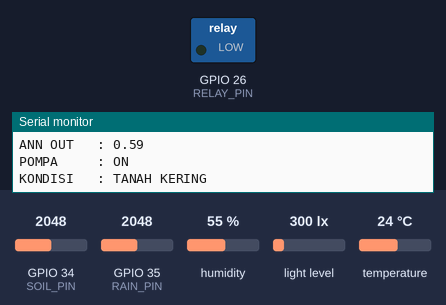
The sketch below on a simulated ESP32. On the bench: switched loads named in the sketch (green lamp = pin HIGH), the last lines printed to the serial monitor. Inputs (shaded band) come from the test bench; at power-on: GPIO 35 (RAIN_PIN) = 2048, GPIO 34 (SOIL_PIN) = 2048, humidity 55 %, light level 300 lx, temperature 24 °C. WiFi joins after 1.5 s; servers stay silent unless stated.

Above: at 2.7 s.
2.8 s: GPIO 35 (RAIN_PIN) set to 1941
At 5.2 s:
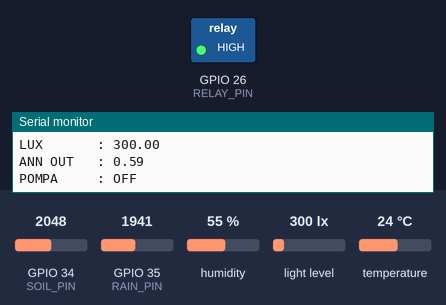
5.5 s: GPIO 35 (RAIN_PIN) set to 2040
At 7.2 s:
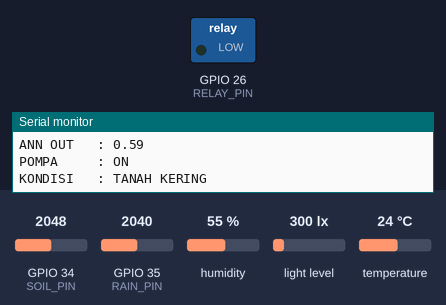
7.5 s: GPIO 35 (RAIN_PIN) set to 1960
At 8.4 s:
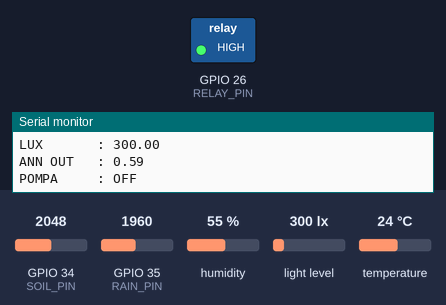
Timing chart, 0 to 10.5 s (numbered marks = the images above; inputs shaded):
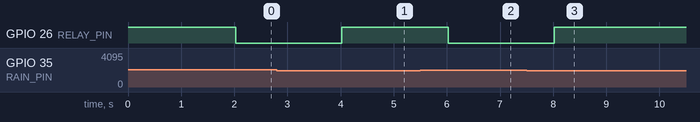

Measured:
- the behaviour switches between 2000 and 1999 on GPIO 35 (RAIN_PIN) (found by bisection; images 0 and 1)
- after the input at 2.8 s, GPIO 26 (RELAY_PIN): LOW → HIGH after 1.2 s
- after the input at 5.5 s, GPIO 26 (RELAY_PIN): HIGH → LOW after 0.53 s
- after the input at 7.5 s, GPIO 26 (RELAY_PIN): LOW → HIGH after 0.52 s

The sketch:

progres_yoga.ino
```cpp
#include <WiFi.h>
#include <ThingSpeak.h>
#include <BH1750.h>
#include <Wire.h>
#include <DHT.h>

// ================= WIFI =================
const char* ssid = "12345678";
const char* password = "00000000";

// ================= THINGSPEAK =================
unsigned long channelID = 3345267;
const char* writeAPIKey = "GDFD6ZN0V45T6WQR";

// ================= PIN =================
#define SOIL_PIN   34
#define RAIN_PIN   35
#define RELAY_PIN  26
#define DHT_PIN    4

// ================= SENSOR =================
#define DHTTYPE DHT22

DHT dht(DHT_PIN, DHTTYPE);
BH1750 lightMeter;

WiFiClient client;

// ================= VAR =================
int soilValue;
int rainValue;
int soilPercent;

float temp;
float hum;
float lux;

// ================= RELAY =================
bool relayState = false;

// ================= TIMER =================
unsigned long lastRead = 0;
unsigned long lastSend = 0;

// ================= BACA SOIL =================
int readSoil() {

  long total = 0;

  for (int i = 0; i < 10; i++) {

    total += analogRead(SOIL_PIN);

    delay(2);
  }

  return total / 10;
}

// ================= SIGMOID =================
float sigmoid(float x) {

  return 1.0 / (1.0 + exp(-x));
}

// ================= ANN =================
float ANN(float in0, float in1, float in2) {

  float l0[8];

  l0[0] = sigmoid(in0*1.2930576 + in1*0.60113907 + in2*(-0.31289467) -0.5857859);
  l0[1] = sigmoid(in0*1.0824976 + in1*0.5569962 + in2*(-0.11672764) -0.6708619);
  l0[2] = sigmoid(in0*(-0.20869803) + in1*(-0.6109007) + in2*(0.02103621));
  l0[3] = sigmoid(in0*1.8751119 + in1*0.306551 + in2*(-0.0800264) -0.50028604);
  l0[4] = sigmoid(in0*(-1.1193444) + in1*0.82331926 + in2*(-0.2550045) +1.1003883);
  l0[5] = sigmoid(in0*1.3116686 + in1*0.8306797 + in2*0.84859383 +0.7931869);
  l0[6] = sigmoid(in0*1.9486679 + in1*(-0.06054327) + in2*0.5364226 -0.6815062);
  l0[7] = sigmoid(in0*(-0.97272426) + in1*0.3535269 + in2*0.150887 +1.2556818);

  float l1[4];

  l1[0] = sigmoid(
    l0[0]*(-0.29957956) +
    l0[1]*(-0.46343505) +
    l0[2]*(-0.60556746) +
    l0[3]*(-0.56952596) +
    l0[4]*(0.97323793) +
    l0[5]*(0.73386395) +
    l0[6]*(0.11728249) +
    l0[7]*(1.2747829) +
    0.69239825
  );

  l1[1] = sigmoid(
    l0[0]*(1.4655309) +
    l0[1]*(0.8257919) +
    l0[2]*(-0.2691803) +
    l0[3]*(1.6280375) +
    l0[4]*(-1.5663654) +
    l0[5]*(0.2896724) +
    l0[6]*(1.2779499) +
    l0[7]*(-2.054662) -
    1.0743663
  );

  l1[2] = sigmoid(
    l0[0]*(1.948991) +
    l0[1]*(1.8846134) +
    l0[2]*(-0.39060232) +
    l0[3]*(1.5472399) +
    l0[4]*(-2.130653) +
    l0[5]*(0.1725639) +
    l0[6]*(1.0373484) +
    l0[7]*(-2.1715062) -
    0.594299
  );

  l1[3] = sigmoid(
    l0[0]*(-0.81385165) +
    l0[1]*(-0.92961806) +
    l0[2]*(0.02462828) +
    l0[3]*(-6.1678476) +
    l0[4]*(0.8979901) +
    l0[5]*(0.70569474) +
    l0[6]*(-4.7379694) +
    l0[7]*(0.621388) +
    0.24245876
  );

  float out = sigmoid(
    l1[0]*1.3790678 +
    l1[1]*(-3.3667502) +
    l1[2]*(-4.8156853) +
    l1[3]*(-2.120818) +
    0.61708444
  );

  return out;
}

void setup() {

  Serial.begin(115200);

  pinMode(RELAY_PIN, OUTPUT);

  // relay OFF awal
  digitalWrite(RELAY_PIN, HIGH);

  dht.begin();

  Wire.begin();

  lightMeter.begin();

  // ================= WIFI =================
  WiFi.begin(ssid, password);

  Serial.print("Connecting WiFi");

  while (WiFi.status() != WL_CONNECTED) {

    delay(500);

    Serial.print(".");
  }

  Serial.println("\nWiFi Connected!");

  ThingSpeak.begin(client);
}

void loop() {

  unsigned long now = millis();

  // ================= BACA SENSOR =================
  if (now - lastRead >= 2000) {

    lastRead = now;

    // ================= SOIL =================
    soilValue = readSoil();

    // ================= HUJAN =================
    rainValue = analogRead(RAIN_PIN);

    // ================= DHT =================
    temp = dht.readTemperature();

    hum = dht.readHumidity();

    // ================= CAHAYA =================
    lux = lightMeter.readLightLevel();

    // jika DHT error
    if (isnan(temp) || isnan(hum)) {

      Serial.println("DHT ERROR");

      return;
    }

    // ================= SOIL KE PERSEN =================
    soilPercent = map(soilValue, 2100, 900, 0, 100);

    soilPercent = constrain(soilPercent, 0, 100);

    // ================= NORMALISASI ANN =================
    float soilN = soilPercent / 100.0;
    float tempN = temp / 50.0;
    float humN  = hum / 100.0;

    // ================= ANN =================
    float annOutput = ANN(soilN, tempN, humN);

    // ================= LOGIKA POMPA =================

    // jika hujan -> pompa mati
    if (rainValue < 2000) {

      relayState = false;

      digitalWrite(RELAY_PIN, HIGH);
    }

    // tanah kering -> pompa nyala
    else if (soilPercent <= 20) {

      relayState = true;

      digitalWrite(RELAY_PIN, LOW);
    }

    // tanah basah -> pompa mati
    else if (soilPercent >= 60) {

      relayState = false;

      digitalWrite(RELAY_PIN, HIGH);
    }

    // ================= SERIAL MONITOR =================
    Serial.println("================================");

    Serial.print("SOIL RAW  : ");
    Serial.println(soilValue);

    Serial.print("SOIL %    : ");
    Serial.print(soilPercent);
    Serial.println("%");

    Serial.print("RAIN RAW  : ");
    Serial.println(rainValue);

    // status hujan
    if (rainValue < 2000) {

      Serial.println("CUACA     : HUJAN");
    }
    else {

      Serial.println("CUACA     : TIDAK HUJAN");
    }

    Serial.print("TEMP      : ");
    Serial.print(temp);
    Serial.println(" C");

    Serial.print("HUM       : ");
    Serial.print(hum);
    Serial.println("%");

    Serial.print("LUX       : ");
    Serial.println(lux);

    Serial.print("ANN OUT   : ");
    Serial.println(annOutput);

    // status pompa
    if (relayState) {

      Serial.println("POMPA     : ON");
      Serial.println("KONDISI   : TANAH KERING");
    }
    else {

      Serial.println("POMPA     : OFF");
    }
  }

  // ================= THINGSPEAK =================
  if (now - lastSend >= 15000) {

    lastSend = now;

    ThingSpeak.setField(1, soilPercent);
    ThingSpeak.setField(2, temp);
    ThingSpeak.setField(3, hum);
    ThingSpeak.setField(4, lux);
    ThingSpeak.setField(5, rainValue);

    int status = ThingSpeak.writeFields(channelID, writeAPIKey);

    if (status == 200) {

      Serial.println("ThingSpeak Update Success");
    }
    else {

      Serial.print("ThingSpeak Error : ");
      Serial.println(status);
    }
  }
}
```
